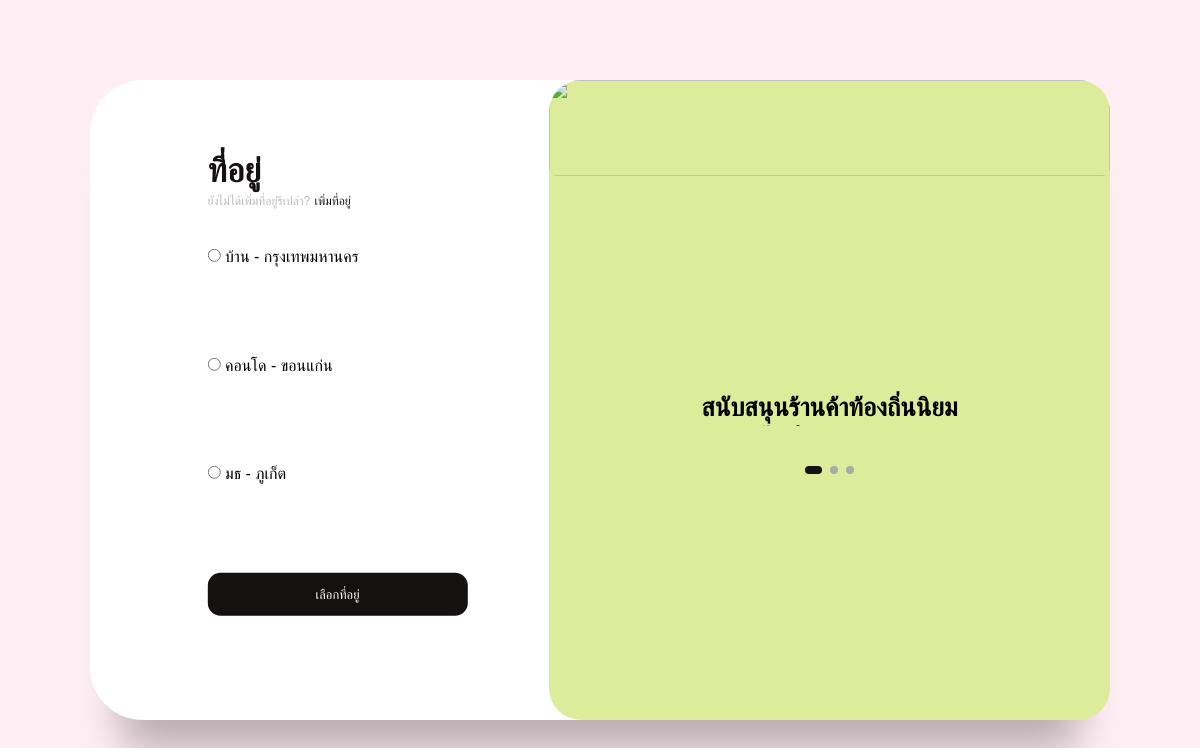
The app's page /address/ (signed in), older data.
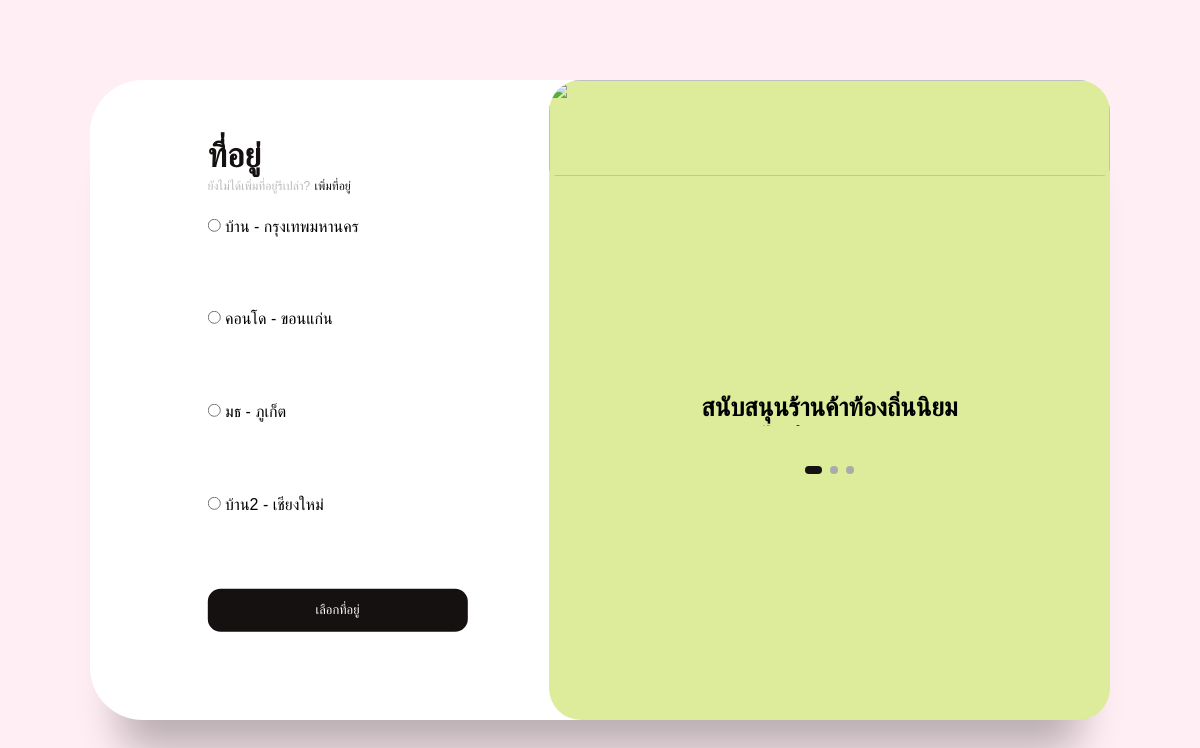
The same page, newer data.
### food/models.py (models this page shows)
class Address(models.Model):
    user = models.ForeignKey(User, on_delete=models.CASCADE, related_name='addresses')
    name = models.CharField(max_length=100)
    house_number = models.CharField(max_length=100)
    sub_district = models.CharField(max_length=100)
    district = models.CharField(max_length=100)
    province = models.CharField(max_length=100)
    postal_code = models.CharField(max_length=10)
    is_default = models.BooleanField(default=False)

### food/views.py (the view)
# urls.py: path('address/', views.address_list, name='address'),
@login_required
def address_list(request):
    addresses = Address.objects.filter(user=request.user)
    if request.method == 'POST':
        selected_address_id = request.POST.get('selected_address')
        if selected_address_id:
            request.session['selected_address'] = int(selected_address_id)
        next_url = request.GET.get('next', 'home')
        return redirect(next_url)
    return render(request, 'food/address.html', {
        'addresses': addresses,
    })

### food/context_processors.py (called while the page is built)
def cart_context(request):
    if request.user.is_authenticated:
        cart_items = CartItem.objects.filter(user=request.user)
        total = sum(item.get_total_price() for item in cart_items)
        return {
            'cart_items': cart_items,
            'total_cart_price': total
        }
    return {}

def cart_count(request):
    cart = request.session.get('cart', {})
    total_quantity = sum(item['quantity'] for item in cart.values())  # รวมจำนวนสินค้าทั้งหมดในตะกร้า
    return {'cart_count': total_quantity}

### food/templates/food/address.html (shortened to what this page needs)
{% load static %}
<!DOCTYPE html>
<html>
  <head>
    <link rel="stylesheet" href="{% static 'css/style.css' %}" />
  </head>
  <body>
    <main>
      <div class="box">
        <div class="inner-box">
          <div class="forms-wrap">
            <form action="{% url 'select_address' %}?next={{ request.GET.next|default:'home' }}" method="POST" class="sign-in-form" autocomplete="off">
              <div class="heading">
                <h2>ที่อยู่</h2>
                <h6>ยังไม่ได้เพิ่มที่อยู่รึเปล่า?</h6>
                <a href="#" class="toggle">เพิ่มที่อยู่</a>
              </div>
              {% for address in addresses %}
              <div class="input-wrap">
                  <input type="radio" id="address1" name="selected_address" value="{{ address.id }}">
                  {{ address.name }} - {{ address.province }}
              </div>
              {% empty %}
              <p>คุณยังไม่มีที่อยู่</p>
              {% endfor %}
                {% if addresses %}
                <input type="submit" value="เลือกที่อยู่" class="sign-btn" />
                {% endif %}
              </div>
            <form action="{% url 'add_address' %}" method="POST" autocomplete="off" class="sign-up-form-2" id="signup-form">
              <div class="heading">
                <h2>ที่อยู่</h2>
                <h6>เพิ่มที่อยู่ไว้แล้วรึเปล่า?</h6>
                <a href="#" class="toggle">เลือกที่อยู่</a>
              </div>
              <div class="actual-form">
                <div class="input-wrap">
                  <label>ชื่อที่อยู่</label>
                </div>
                <div class="input-wrap">
                  <label>บ้านเลขที่ / หมู่บ้าน / หมู่ที่</label>
                </div>
                <div class="input-wrap">
                  <label>แขวง/ตำบล</label>
                </div>
                <div class="input-wrap">
                  <label>เขต/อำเภอ</label>
                </div>
                <div class="input-wrap">
                  <label>จังหวัด</label>
                </div>
                <div class="input-wrap">
                  <label>รหัสไปรษณีย์</label>
                </div>
              </div>
            </form>
          </div>
          <div class="carousel">
            <div class="images-wrapper">
              <img src="{% static 'images/image1.png' %}" class="image img-1 show" alt="" />
            </div>
            <div class="text-slider">
              <div class="text-wrap">
                <div class="text-group">
                  <h2>สนับสนุนร้านค้าท้องถิ่นนิยม</h2>
                </div>
              </div>
              <div class="bullets">
                <span class="active" data-value="1"></span>
                <span data-value="2"></span>
                <span data-value="3"></span>
              </div>
            </div>
          </div>
        </div>
    </main>
  </body>
</html>

Row changes from the older to the newer data that the page shows:
added Address: name "บ้าน2", province "เชียงใหม่"
